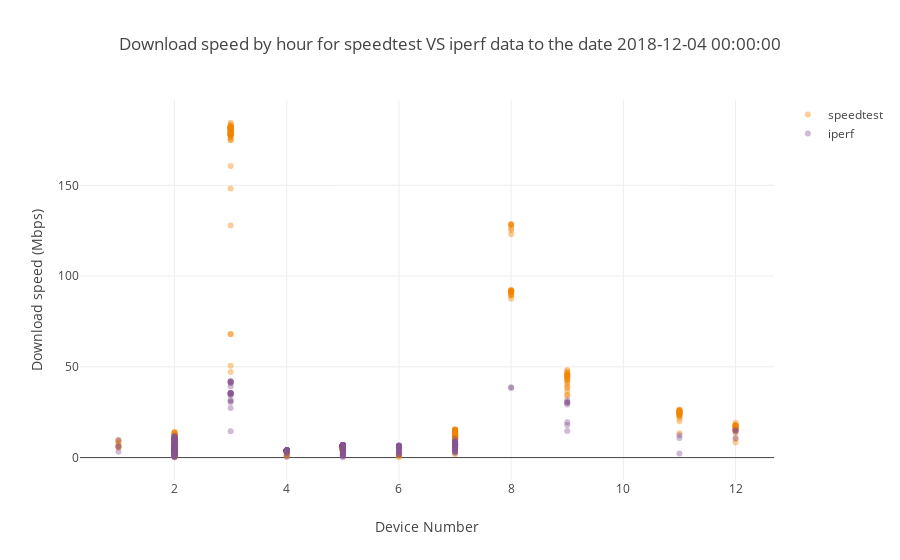

Notebook code cell kept with this figure:
### Code cell
t="Download speed by hour for speedtest VS iperf data"+title_tail
scatterplot_2groups(title=t,dataframe1=download_df1,dataframe2=download_df2,
                    plot_value="DOWNLOAD",ytitle="Download speed (Mbps)")

### Figure 1 — Plotly figure (JSON) as saved in the notebook; plotly's stock layout.template omitted (floating-point values rounded to 4 significant figures; data arrays with more than 128 entries replaced by an {"elided": "..."} marker saying what was removed)
{"data": [{"marker": {"color": "#F38400", "opacity": 0.4}, "mode": "markers", "name": "speedtest", "type": "scatter", "x": {"elided": "883 int values"}, "y": {"elided": "883 float values"}}, {"marker": {"color": "#875692", "opacity": 0.4}, "mode": "markers", "name": "iperf", "type": "scatter", "x": {"elided": "376 int values"}, "y": {"elided": "376 float values"}}], "layout": {"title": "Download speed by hour for speedtest VS iperf data to the date 2018-12-04 00:00:00", "xaxis": {"title": "Device Number"}, "yaxis": {"title": "Download speed (Mbps)"}}}
